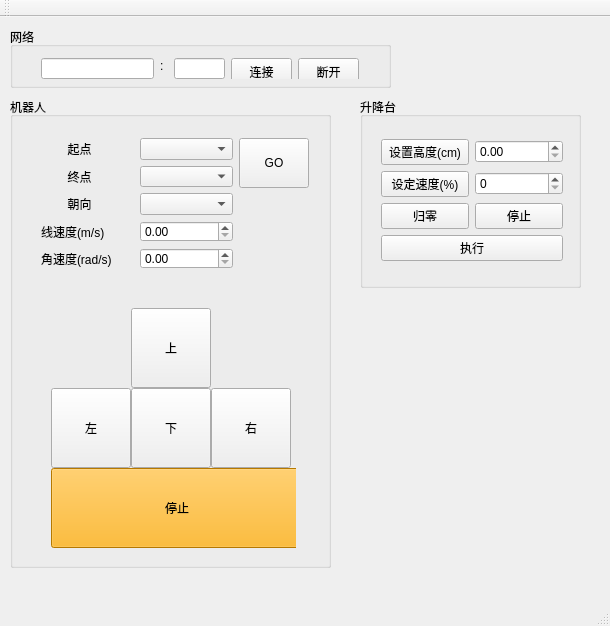
<?xml version="1.0" encoding="UTF-8"?>
<ui version="4.0">
 <class>MainWindow</class>
 <widget class="QMainWindow" name="MainWindow">
  <property name="geometry">
   <rect>
    <x>0</x>
    <y>0</y>
    <width>610</width>
    <height>626</height>
   </rect>
  </property>
  <property name="windowTitle">
   <string>MainWindow</string>
  </property>
  <widget class="QWidget" name="centralWidget">
   <widget class="QGroupBox" name="groupBox">
    <property name="geometry">
     <rect>
      <x>360</x>
      <y>80</y>
      <width>221</width>
      <height>191</height>
     </rect>
    </property>
    <property name="title">
     <string>升降台</string>
    </property>
    <widget class="QWidget" name="gridLayoutWidget">
     <property name="geometry">
      <rect>
       <x>10</x>
       <y>30</y>
       <width>204</width>
       <height>146</height>
      </rect>
     </property>
     <layout class="QGridLayout" name="gridLayout_5">
      <item row="1" column="0">
       <layout class="QGridLayout" name="gridLayout_4">
        <item row="1" column="1">
         <widget class="QSpinBox" name="spinBox_lifter_speed"/>
        </item>
        <item row="0" column="1">
         <widget class="QDoubleSpinBox" name="doubleSpinBox_lifter_height"/>
        </item>
        <item row="1" column="0">
         <widget class="QPushButton" name="pushButton_lifter_set_speed">
          <property name="text">
           <string>设定速度(%)</string>
          </property>
         </widget>
        </item>
        <item row="2" column="0">
         <widget class="QPushButton" name="pushButton_lifter_zero">
          <property name="text">
           <string>归零</string>
          </property>
         </widget>
        </item>
        <item row="2" column="1">
         <widget class="QPushButton" name="pushButton_lifter_stop">
          <property name="text">
           <string>停止</string>
          </property>
         </widget>
        </item>
        <item row="0" column="0">
         <widget class="QPushButton" name="pushButton_lifter_set_height">
          <property name="text">
           <string>设置高度(cm)</string>
          </property>
         </widget>
        </item>
        <item row="3" column="0" colspan="2">
         <widget class="QPushButton" name="pushButton_lifter_excute">
          <property name="text">
           <string>执行</string>
          </property>
         </widget>
        </item>
       </layout>
      </item>
     </layout>
    </widget>
   </widget>
   <widget class="QGroupBox" name="groupBox_3">
    <property name="geometry">
     <rect>
      <x>10</x>
      <y>80</y>
      <width>321</width>
      <height>471</height>
     </rect>
    </property>
    <property name="title">
     <string>机器人</string>
    </property>
    <widget class="QWidget" name="layoutWidget">
     <property name="geometry">
      <rect>
       <x>20</x>
       <y>30</y>
       <width>290</width>
       <height>153</height>
      </rect>
     </property>
     <layout class="QGridLayout" name="gridLayout_2">
      <item row="0" column="0">
       <widget class="QLabel" name="label_13">
        <property name="text">
         <string>        起点</string>
        </property>
       </widget>
      </item>
      <item row="0" column="1">
       <widget class="QComboBox" name="comboBox_start_node"/>
      </item>
      <item row="0" column="2" rowspan="2">
       <widget class="QPushButton" name="pushButton_go">
        <property name="minimumSize">
         <size>
          <width>70</width>
          <height>50</height>
         </size>
        </property>
        <property name="maximumSize">
         <size>
          <width>70</width>
          <height>50</height>
         </size>
        </property>
        <property name="text">
         <string>GO</string>
        </property>
       </widget>
      </item>
      <item row="1" column="0">
       <widget class="QLabel" name="label_9">
        <property name="text">
         <string>        终点</string>
        </property>
       </widget>
      </item>
      <item row="1" column="1">
       <widget class="QComboBox" name="comboBox_stop_node"/>
      </item>
      <item row="2" column="0">
       <widget class="QLabel" name="label_12">
        <property name="text">
         <string>        朝向</string>
        </property>
       </widget>
      </item>
      <item row="2" column="1">
       <widget class="QComboBox" name="comboBox_direction"/>
      </item>
      <item row="3" column="0">
       <widget class="QLabel" name="label_8">
        <property name="text">
         <string>线速度(m/s)</string>
        </property>
       </widget>
      </item>
      <item row="3" column="1">
       <widget class="QDoubleSpinBox" name="doubleSpinBox_line_speed">
        <property name="decimals">
         <number>2</number>
        </property>
        <property name="singleStep">
         <double>0.010000000000000</double>
        </property>
        <property name="value">
         <double>0.000000000000000</double>
        </property>
       </widget>
      </item>
      <item row="4" column="0">
       <widget class="QLabel" name="label_11">
        <property name="text">
         <string>角速度(rad/s)</string>
        </property>
       </widget>
      </item>
      <item row="4" column="1">
       <widget class="QDoubleSpinBox" name="doubleSpinBox_angular_speed"/>
      </item>
     </layout>
    </widget>
    <widget class="QWidget" name="gridLayoutWidget_3">
     <property name="geometry">
      <rect>
       <x>30</x>
       <y>200</y>
       <width>256</width>
       <height>256</height>
      </rect>
     </property>
     <layout class="QGridLayout" name="gridLayout_7">
      <item row="0" column="0">
       <layout class="QGridLayout" name="gridLayout_3">
        <item row="0" column="0">
         <spacer name="horizontalSpacer">
          <property name="orientation">
           <enum>Qt::Horizontal</enum>
          </property>
          <property name="sizeHint" stdset="0">
           <size>
            <width>80</width>
            <height>80</height>
           </size>
          </property>
         </spacer>
        </item>
        <item row="0" column="1">
         <widget class="QPushButton" name="pushButton_up">
          <property name="minimumSize">
           <size>
            <width>80</width>
            <height>80</height>
           </size>
          </property>
          <property name="maximumSize">
           <size>
            <width>80</width>
            <height>80</height>
           </size>
          </property>
          <property name="text">
           <string>上</string>
          </property>
          <property name="shortcut">
           <string>Up</string>
          </property>
         </widget>
        </item>
        <item row="0" column="2">
         <spacer name="horizontalSpacer_2">
          <property name="orientation">
           <enum>Qt::Horizontal</enum>
          </property>
          <property name="sizeHint" stdset="0">
           <size>
            <width>80</width>
            <height>80</height>
           </size>
          </property>
         </spacer>
        </item>
        <item row="1" column="0">
         <widget class="QPushButton" name="pushButton_left">
          <property name="minimumSize">
           <size>
            <width>80</width>
            <height>80</height>
           </size>
          </property>
          <property name="maximumSize">
           <size>
            <width>80</width>
            <height>80</height>
           </size>
          </property>
          <property name="text">
           <string>左</string>
          </property>
          <property name="shortcut">
           <string>Left</string>
          </property>
         </widget>
        </item>
        <item row="1" column="1">
         <widget class="QPushButton" name="pushButton_down">
          <property name="minimumSize">
           <size>
            <width>80</width>
            <height>80</height>
           </size>
          </property>
          <property name="maximumSize">
           <size>
            <width>80</width>
            <height>80</height>
           </size>
          </property>
          <property name="text">
           <string>下</string>
          </property>
          <property name="shortcut">
           <string>Down</string>
          </property>
         </widget>
        </item>
        <item row="1" column="2">
         <widget class="QPushButton" name="pushButton_right">
          <property name="minimumSize">
           <size>
            <width>80</width>
            <height>80</height>
           </size>
          </property>
          <property name="maximumSize">
           <size>
            <width>80</width>
            <height>80</height>
           </size>
          </property>
          <property name="text">
           <string>右</string>
          </property>
          <property name="shortcut">
           <string>Right</string>
          </property>
         </widget>
        </item>
        <item row="2" column="0" colspan="3">
         <widget class="QPushButton" name="pushButtonStop">
          <property name="minimumSize">
           <size>
            <width>252</width>
            <height>80</height>
           </size>
          </property>
          <property name="maximumSize">
           <size>
            <width>184</width>
            <height>80</height>
           </size>
          </property>
          <property name="styleSheet">
           <string notr="true">background-color: rgb(255, 170, 0)</string>
          </property>
          <property name="text">
           <string>停止</string>
          </property>
          <property name="shortcut">
           <string>Space</string>
          </property>
         </widget>
        </item>
       </layout>
      </item>
     </layout>
    </widget>
   </widget>
   <widget class="QGroupBox" name="groupBox_2">
    <property name="geometry">
     <rect>
      <x>10</x>
      <y>10</y>
      <width>381</width>
      <height>61</height>
     </rect>
    </property>
    <property name="title">
     <string>网络</string>
    </property>
    <widget class="QWidget" name="gridLayoutWidget_2">
     <property name="geometry">
      <rect>
       <x>10</x>
       <y>20</y>
       <width>361</width>
       <height>32</height>
      </rect>
     </property>
     <layout class="QGridLayout" name="gridLayout_6">
      <item row="0" column="0">
       <layout class="QGridLayout" name="gridLayout">
        <item row="0" column="0">
         <widget class="QLineEdit" name="lineEdit_server_ip">
          <property name="minimumSize">
           <size>
            <width>113</width>
            <height>21</height>
           </size>
          </property>
          <property name="maximumSize">
           <size>
            <width>113</width>
            <height>21</height>
           </size>
          </property>
         </widget>
        </item>
        <item row="0" column="1">
         <widget class="QLabel" name="label">
          <property name="minimumSize">
           <size>
            <width>8</width>
            <height>16</height>
           </size>
          </property>
          <property name="maximumSize">
           <size>
            <width>8</width>
            <height>16</height>
           </size>
          </property>
          <property name="text">
           <string>:</string>
          </property>
         </widget>
        </item>
        <item row="0" column="2">
         <widget class="QLineEdit" name="lineEdit_server_port">
          <property name="minimumSize">
           <size>
            <width>51</width>
            <height>21</height>
           </size>
          </property>
          <property name="maximumSize">
           <size>
            <width>21</width>
            <height>16777215</height>
           </size>
          </property>
         </widget>
        </item>
        <item row="0" column="3">
         <widget class="QPushButton" name="pushButton_connect_server_ip">
          <property name="minimumSize">
           <size>
            <width>61</width>
            <height>28</height>
           </size>
          </property>
          <property name="maximumSize">
           <size>
            <width>61</width>
            <height>28</height>
           </size>
          </property>
          <property name="text">
           <string>连接</string>
          </property>
         </widget>
        </item>
        <item row="0" column="4">
         <widget class="QPushButton" name="pushButton_disconnect_server_ip">
          <property name="minimumSize">
           <size>
            <width>61</width>
            <height>28</height>
           </size>
          </property>
          <property name="maximumSize">
           <size>
            <width>61</width>
            <height>28</height>
           </size>
          </property>
          <property name="text">
           <string>断开</string>
          </property>
         </widget>
        </item>
       </layout>
      </item>
     </layout>
    </widget>
   </widget>
  </widget>
  <widget class="QMenuBar" name="menuBar">
   <property name="geometry">
    <rect>
     <x>0</x>
     <y>0</y>
     <width>610</width>
     <height>26</height>
    </rect>
   </property>
  </widget>
  <widget class="QToolBar" name="mainToolBar">
   <attribute name="toolBarArea">
    <enum>TopToolBarArea</enum>
   </attribute>
   <attribute name="toolBarBreak">
    <bool>false</bool>
   </attribute>
  </widget>
  <widget class="QStatusBar" name="statusBar"/>
 </widget>
 <layoutdefault spacing="6" margin="11"/>
 <resources/>
 <connections/>
</ui>
